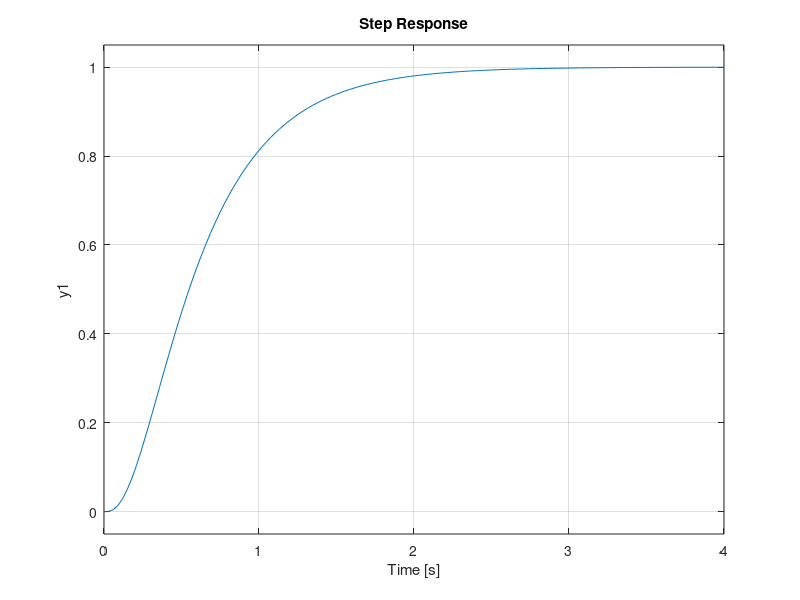
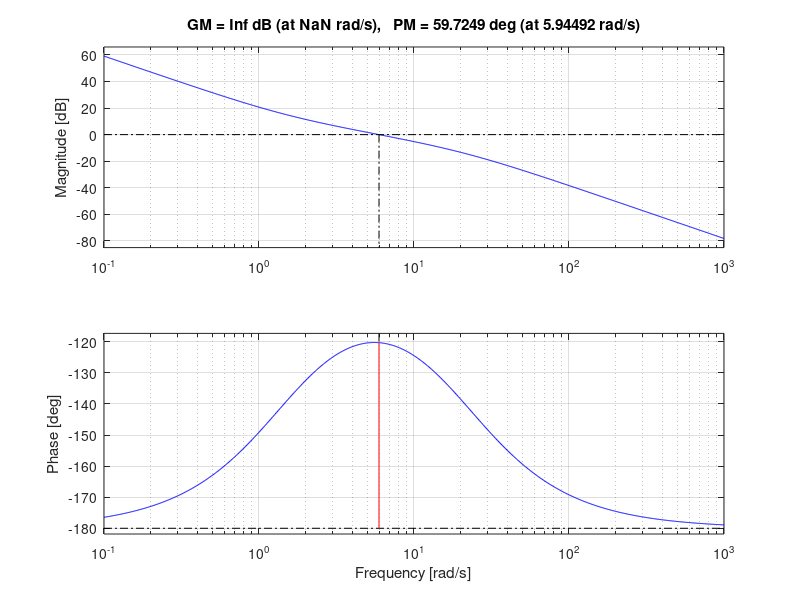

Recreate these plots in MATLAB, in order.
% Task 3

v0 = 27.78;
L = 2.7;

P_psi_from_delta = tf(v0/L,[1, 0]);

P_y_from_psi = tf(v0,[1, 0]);


% first plant (inner Loop)
% pidTuner(P_psi_from_delta,"P")

% Picked from output
C_inner.Kp = 2
%%
s = tf("s");

% Update model with pidtuner value
oltf_inner = C_inner.Kp * P_psi_from_delta;


%overide with kp_inner = 1
% oltf_inner = 1 * P_psi_from_delta;

cltf_inner = feedback(oltf_inner,1);

P_outer = cltf_inner * P_y_from_psi;




%% hand Calc 

P_loc = 3;
kp = 2*P_loc/v0

ki = v0*kp^2/4

Controller_outer = (kp + ki/s)

cltf_outer = feedback(Controller_outer * P_outer, 1);

precomp_loc = zero(Controller_outer);

precomp = -precomp_loc/(s-precomp_loc);


%%
figure
step(precomp*cltf_outer)


figure
margin(Controller_outer * P_outer)
